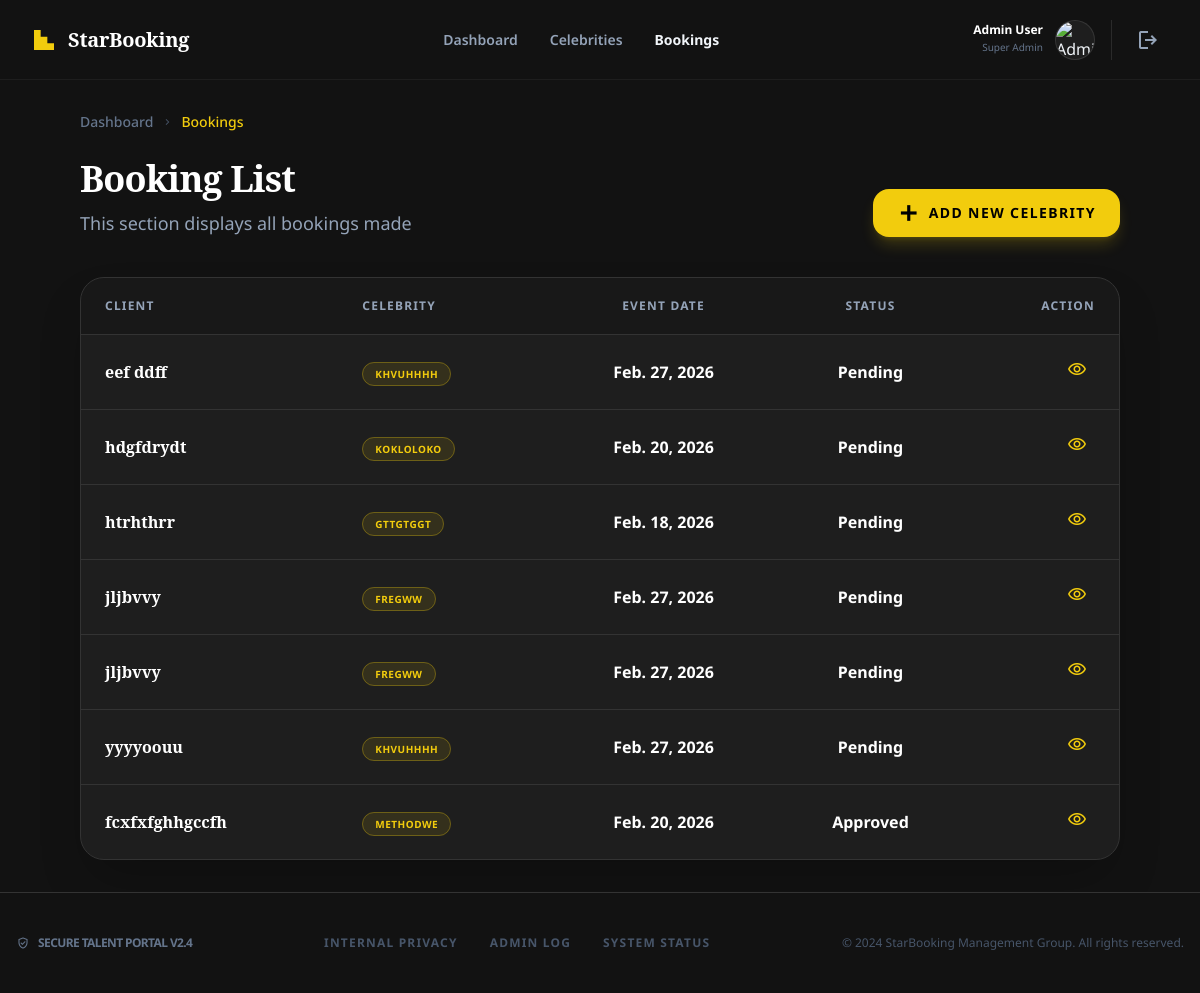
The app's page /bookings (signed in) with its own data.
### booking/models.py (models this page shows, shortened)
class Booking(models.Model):
    STATUS_CHOICES = (
        ('pending', 'Pending'),
        ('approved', 'Approved'),
        ('rejected', 'Rejected'),
    )
    EVENT_CHOICES = (
        ('Birthday', 'Birthday'),
        ('Meet and Greet', 'Meet and Greet'),
        ('Convention/Tradeshow', 'Convention/Tradeshow'),
        ('Cooking demo', 'Cooking demo'),
        ('Endorsement/Spokeperson','Endorsement/Spokeperson'),
        ('Funeral', 'Funeral'),
        ('Musical Perfomance','Musical Perfomance'),
        ('Personal Appearance','Personal Appearance'),
        ('Satelite Media Tour', 'Satelite Media Tour'),
        ('Speaking Engagement', 'Speaking Engagement'),
        ('Virtual Event', 'Virtual Event'),
        ('Weddings', 'Weddings'),
    )
    BUDGET_CHOICES = (
        ('$5,000 - or less', '$5,000- or less'),
        ('$5,000 - $10,000', '$5,000 - $10,000'),
        ('$10,000 - $20,000', '$10,000 - $20,000'),
        ('$20,000 - $30,000', '$20,000 - $30,000'),
        ('$50,000 - $100,000','$50,000 - $100,000'),
        ('$100,000 - or more', '$100,000 - or more'),
    )
    celebrity = models.ForeignKey(Celebrity, on_delete=models.CASCADE)
    full_name = models.CharField(max_length=100)
    email = models.EmailField()
    phone = models.CharField(max_length=20)
    event_type = models.CharField(max_length=100,choices=EVENT_CHOICES,default='Meet and Greet')
    event_location = models.CharField(max_length=150, blank=True)
    event_date = models.DateField()
    budget = models.CharField(max_length=50,choices=BUDGET_CHOICES,default='$5,000 - or less')
    airport = models.CharField(max_length=100,blank=True,
    null=True)
    addinfo = models.TextField(max_length=100,blank=True,
    null=True)
    status = models.CharField(
        max_length=20,
        choices=STATUS_CHOICES,
        default='pending'
    )
    created_at = models.DateTimeField(auto_now_add=True)

class Celebrity(models.Model):
    CURRENCY_CHOICES = [
        ('USD', 'US Dollar ($)'),
        ('EUR', 'Euro (€)'),
        ('GBP', 'British Pound (£)'),
        ('AUD', 'Australian Dollar (A$)'),
        ('CAD', 'Canadian Dollar (C$)'),
        ('JPY', 'Japanese Yen (¥)'),
        ('CNY', 'Chinese Yuan (¥)'),
        ('INR', 'Indian Rupee (₹)'),
    ]
    name = models.CharField(max_length=100)
    slug = models.SlugField(unique=True, blank=True)
    image = models.ImageField(upload_to='celebrities/')
    instagram = models.URLField(max_length=500, blank=True, null=True)
    tweeter = models.URLField(max_length=500, blank=True, null=True)
    fbk = models.URLField(max_length=500, blank=True, null=True)
    youtube = models.URLField(max_length=500, blank=True, null=True)
    category = models.CharField(max_length=100)
    bio = models.TextField(default="", blank=True)
    extra = models.TextField(default="", blank=True)
    price_range = models.CharField(max_length=100)
    stagename = models.CharField(max_length=100,blank=True,
    null=True)
    currency = models.CharField(
        max_length=20,
        choices=CURRENCY_CHOICES,
        default='USD'
    )
    available = models.BooleanField(default=True)

### booking/views.py (the view)
# urls.py: path('bookings', views.bookings, name='bookings'),
@login_required
def bookings(request):
    bookings = Booking.objects.all().order_by('-created_at')
    context = {
        'bookings': bookings,
    }
    return render(request, 'bookings.html', context)

### templates/bookings.html (shortened to what this page needs)
{% load static %}
<!DOCTYPE html>
<html class="dark" lang="en"><head>
<script src="https://cdn.tailwindcss.com?plugins=forms,container-queries"></script>
<script id="tailwind-config">
        tailwind.config = {
            darkMode: "class",
            theme: {
                extend: {
                    colors: {
                        "primary": "#f2cc0d",
                        "background-light": "#f8f8f5",
                        "background-dark": "#121212",
                        "card-dark": "#1e1e1e",
                        "border-dark": "#333333",
                        "input-dark": "#262626",
                    },
                    fontFamily: {
                        "display": ["Noto Serif", "serif"],
                        "sans": ["Noto Sans", "sans-serif"]
                    },
                    borderRadius: {
                        "DEFAULT": "0.5rem",
                        "lg": "1rem",
                        "xl": "1.5rem",
                        "full": "9999px"
                    },
                },
            },
        }
    </script>
</head>
<body class="bg-background-light dark:bg-background-dark text-slate-900 dark:text-slate-100 min-h-screen flex flex-col">
<header class="h-20 bg-background-dark dark:bg-surface-dark border-b border-slate-200 dark:border-white/5 sticky top-0 z-50">
<div class="max-w-7xl mx-auto px-8 h-full flex items-center justify-between">
<div class="flex items-center gap-3 text-background-dark dark:text-white cursor-pointer hover:opacity-80 transition-opacity">
<div class="size-6 text-primary">
<svg fill="currentColor" viewbox="0 0 48 48" xmlns="http://www.w3.org/2000/svg">
<path d="M4 4H17.3334V17.3334H30.6666V30.6666H44V44H4V4Z"></path>
</svg>
</div>
<h2 class="text-xl font-bold leading-tight tracking-[-0.015em]">StarBooking</h2>
</div>
<nav class="hidden md:flex items-center gap-8">
<a class="text-slate-500 dark:text-slate-400 hover:text-primary text-sm font-semibold transition-colors" href="{% url 'dashboard' %}">Dashboard</a>
<a class="text-slate-500 dark:text-slate-400 hover:text-primary text-sm font-semibold transition-colors" href="{% url 'celeb_all' %}">Celebrities</a>
<a class="nav-link-active text-sm font-bold transition-colors" href="{% url 'bookings' %}">Bookings</a>
</nav>
<div class="flex items-center gap-4">
<div class="flex items-center gap-3 pr-4 border-r border-slate-200 dark:border-white/10">
<a href="{% url 'user_profile' %}"><div class="text-right hidden sm:block">
<p class="text-xs font-bold dark:text-white leading-none">Admin User</p>
<p class="text-[10px] text-slate-500 mt-1">Super Admin</p>
</div></a>
<div class="w-10 h-10 rounded-full bg-white/5 border border-white/10 flex items-center justify-center overflow-hidden">
<img alt="Admin Avatar" class="w-full h-full object-cover" src="https://lh3.googleusercontent.com/aida-public/AB6AXuCcT307JC4VzWBaHYUCcEP7OSz7jQx56Fz3kWUMo_IXqUH3lY6Gv6klHiJSbBXCPWGOsLGhDhbi0384S0K6ILkQpWaLnI3FUddmKqNzLydCcrI--QvBTQTcVGn_Sv1nTCf6PRff8SUMfWQRt2A0s1ta7D6h7tO3z2mZTgRKTJOzBqjzVpCSXlIaNG9B8BGM53llPy9McOnmrRBuzeHkx8ya2B--dIh4VEXIParFaYhkkz8bCmQspdny2XrgXwMHannBh0YVNmwBG9A"/>
</div>
</div>
<form method="POST" action="{% url 'admin_logout' %}">
<button type="submit" class="flex items-center justify-center w-10 h-10 rounded-xl hover:bg-red-500/10 text-slate-400 hover:text-red-500 transition-colors" title="Logout">
<span class="material-symbols-outlined">logout</span>
</button>
</form>
</div>
</div>
</header>
<main class="flex-1 py-8 px-4 lg:px-20">
<div class="max-w-7xl mx-auto">
<div class="flex flex-wrap items-center gap-2 mb-6">
<a class="text-slate-500 hover:text-primary text-sm font-medium" href="{% url 'dashboard' %}">Dashboard</a>
<span class="material-symbols-outlined text-slate-600 text-xs">chevron_right</span>
<span class="text-primary text-sm font-medium">Bookings</span>
</div>
<div class="flex flex-col md:flex-row md:items-end justify-between gap-4 mb-10">
<div>
<h1 class="text-white text-4xl font-black leading-tight tracking-tight mb-2">Booking List</h1>
<p class="text-slate-400 text-lg font-normal max-w-2xl">This section displays all bookings made</p>
</div>
<a href="{% url 'add_celebrity' %}" class="flex items-center gap-2 px-6 py-3 rounded-lg bg-primary text-black font-bold hover:bg-yellow-400 transition-all shadow-lg shadow-primary/20 uppercase tracking-widest text-sm whitespace-nowrap">
<span class="material-symbols-outlined font-bold">add</span>
                Add New Celebrity
</a>
</div>
<div class="bg-card-dark rounded-xl border border-border-dark shadow-2xl overflow-hidden">
<div class="overflow-x-auto custom-scrollbar">
<table class="w-full text-left border-collapse">
<thead>
<tr class="border-b border-border-dark bg-black/20">
<th class="px-6 py-5 text-slate-400 text-xs font-bold uppercase tracking-widest">Client</th>
<th class="px-6 py-5 text-slate-400 text-xs font-bold uppercase tracking-widest">Celebrity</th>
<th class="px-6 py-5 text-slate-400 text-xs font-bold uppercase tracking-widest text-center">Event Date</th>
<th class="px-6 py-5 text-slate-400 text-xs font-bold uppercase tracking-widest text-center">Status</th>
<th class="px-6 py-5 text-slate-400 text-xs font-bold uppercase tracking-widest text-right">Action</th>
</tr>
</thead>
<tbody class="divide-y divide-border-dark">
     {% for booking in bookings %}
<tr class="hover:bg-white/[0.02] transition-colors">
<td class="px-6 py-4">
<div class="flex items-center gap-4">
<div>
<div class="text-white font-display font-bold text-base leading-tight">{{ booking.full_name }}</div>
</div>
</div>
</td>
<td class="px-6 py-4">
<span class="px-3 py-1 rounded-full border border-primary/30 bg-primary/10 text-primary text-[10px] font-bold uppercase tracking-wider">{{ booking.celebrity.name }}</span>
</td>
<td class="px-6 py-4 text-right">
<div class="text-white font-bold font-sans text-center ">{{ booking.event_date }}</div>
</td>
<td class="px-6 py-4 text-right">
<div class="text-white font-bold font-sans text-center ">{{ booking.status|title }}</div>
</td>
<td class="px-6 py-4 text-right">
<div class="flex items-center justify-end gap-2">
<a href="{% url 'booking_detail' booking.id%}" class="p-2 text-primary hover:bg-primary/10 rounded-lg transition-colors" title="Preview">
<span class="material-symbols-outlined text-[20px]">visibility</span>
</a>
</div>
</td>
</tr>
{% empty %}
<tr class="hover:bg-white/[0.02] w-full transition-colors">
    <td class="px-6 py-4 text-center" colspan="5">
        No bookings yet
    </td>
</tr>
{% endfor %}
</tbody>
</table>
</div>
</div>
</div>
</main>
<footer class="bg-background-dark py-10 px-4 border-t border-border-dark mt-auto">
<div class="max-w-7xl mx-auto flex flex-col md:flex-row justify-between items-center gap-6">
<div class="flex items-center gap-2 text-slate-500">
<span class="material-symbols-outlined text-sm">verified_user</span>
<span class="text-xs uppercase font-bold tracking-tighter">Secure Talent Portal v2.4</span>
</div>
<div class="flex gap-8 text-xs text-slate-600 uppercase font-bold tracking-widest">
<a class="hover:text-primary transition-colors" href="#">Internal Privacy</a>
<a class="hover:text-primary transition-colors" href="#">Admin Log</a>
<a class="hover:text-primary transition-colors" href="#">System Status</a>
</div>
<p class="text-slate-600 text-xs">© 2024 StarBooking Management Group. All rights reserved.</p>
</div>
</footer>
</body></html>

### templates/bookings.html (style rules this page uses)
body { font-family: 'Noto Sans', sans-serif; }
h1, h2, h3, .font-display { font-family: 'Noto Serif', serif; }

### records on screen
Booking: full_name "eef ddff", celebrity.name "KHVUHHHH", event_date "Feb. 27, 2026", status "Pending"
Booking: full_name "hdgfdrydt", celebrity.name "KOKLOLOKO", event_date "Feb. 20, 2026", status "Pending"
Booking: full_name "htrhthrr", celebrity.name "GTTGTGGT", event_date "Feb. 18, 2026", status "Pending"
Booking: full_name "jljbvvy", celebrity.name "FREGWW", event_date "Feb. 27, 2026", status "Pending"
Booking: full_name "jljbvvy", celebrity.name "FREGWW", event_date "Feb. 27, 2026", status "Pending"
Booking: full_name "yyyyoouu", celebrity.name "KHVUHHHH", event_date "Feb. 27, 2026", status "Pending"
Booking: full_name "fcxfxfghhgccfh", celebrity.name "METHODWE", event_date "Feb. 20, 2026", status "Approved"
